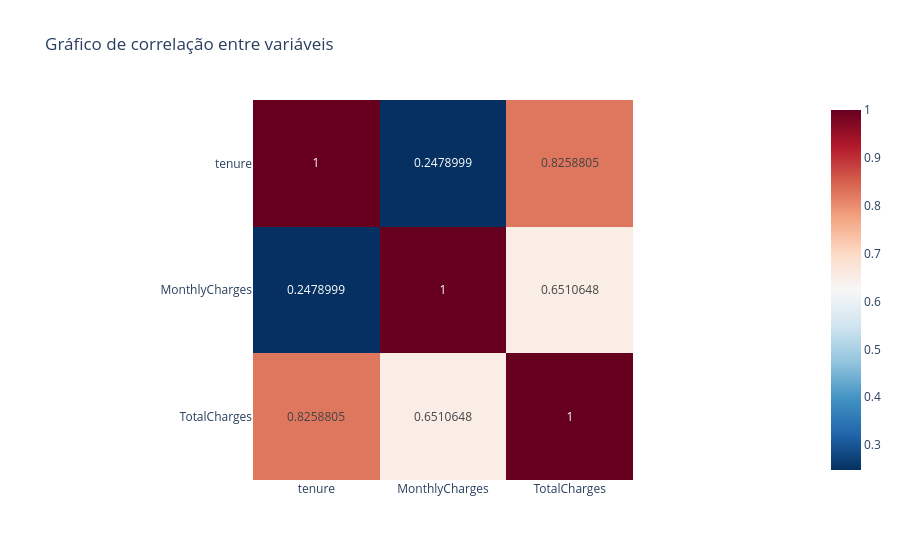

This figure's notebook cell:
### Markdown cell above
No grafico azul -> vemos que ele não apresenta outliers por que ele se mantem entre 0 até 70 
No grafico laranja -> podemos ver que ele mantem também entre 20 e 120 
No grafico verde  -> podemos ver que ele mantem também entre 0 e 9000 
resumindo nenhum passou do limite ou ficou a baixo

### Code cell
print("Relação de variáveis")

df['TotalCharges'] = pd.to_numeric(df['TotalCharges'], errors='coerce')

calCorreColumns = df[['tenure', 'MonthlyCharges', 'TotalCharges']].corr()

#Criando um mapa de calor para fazermos as relações 
fig = px.imshow(
    calCorreColumns,
    text_auto=True,
    title="Gráfico de correlação entre variáveis",
    color_continuous_scale='RdBu_r'
)

fig.show()

### Figure 1 — Plotly figure (JSON) as saved in the notebook; plotly's stock layout.template omitted (floating-point values rounded to 4 significant figures)
{"data": [{"coloraxis": "coloraxis", "hovertemplate": "x: %{x}<br>y: %{y}<br>color: %{z}<extra></extra>", "name": "0", "texttemplate": "%{z}", "type": "heatmap", "x": ["tenure", "MonthlyCharges", "TotalCharges"], "xaxis": "x", "y": ["tenure", "MonthlyCharges", "TotalCharges"], "yaxis": "y", "z": [[1.0, 0.2479, 0.8259], [0.2479, 1.0, 0.6511], [0.8259, 0.6511, 1.0]]}], "layout": {"coloraxis": {"colorscale": [[0, "rgb(5,48,97)"], [0.1, "rgb(33,102,172)"], [0.2, "rgb(67,147,195)"], [0.3, "rgb(146,197,222)"], [0.4, "rgb(209,229,240)"], [0.5, "rgb(247,247,247)"], [0.6, "rgb(253,219,199)"], [0.7, "rgb(244,165,130)"], [0.8, "rgb(214,96,77)"], [0.9, "rgb(178,24,43)"], [1, "rgb(103,0,31)"]]}, "title": {"text": "Gráfico de correlação entre variáveis"}, "xaxis": {"anchor": "y", "constrain": "domain", "domain": [0, 1], "scaleanchor": "y"}, "yaxis": {"anchor": "x", "autorange": "reversed", "constrain": "domain", "domain": [0, 1]}}}
